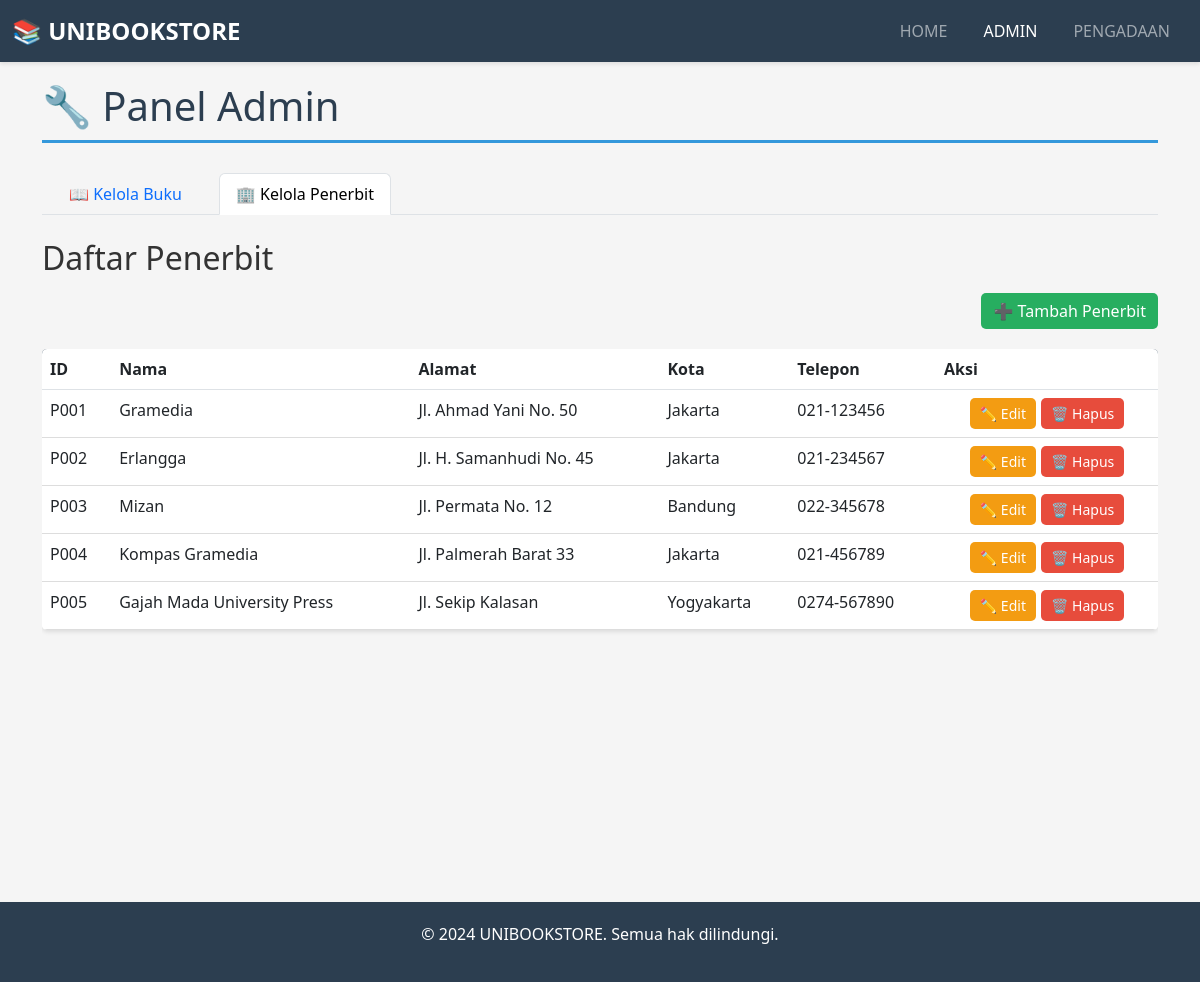
Before: /admin.php?tab=penerbit with the older database file.
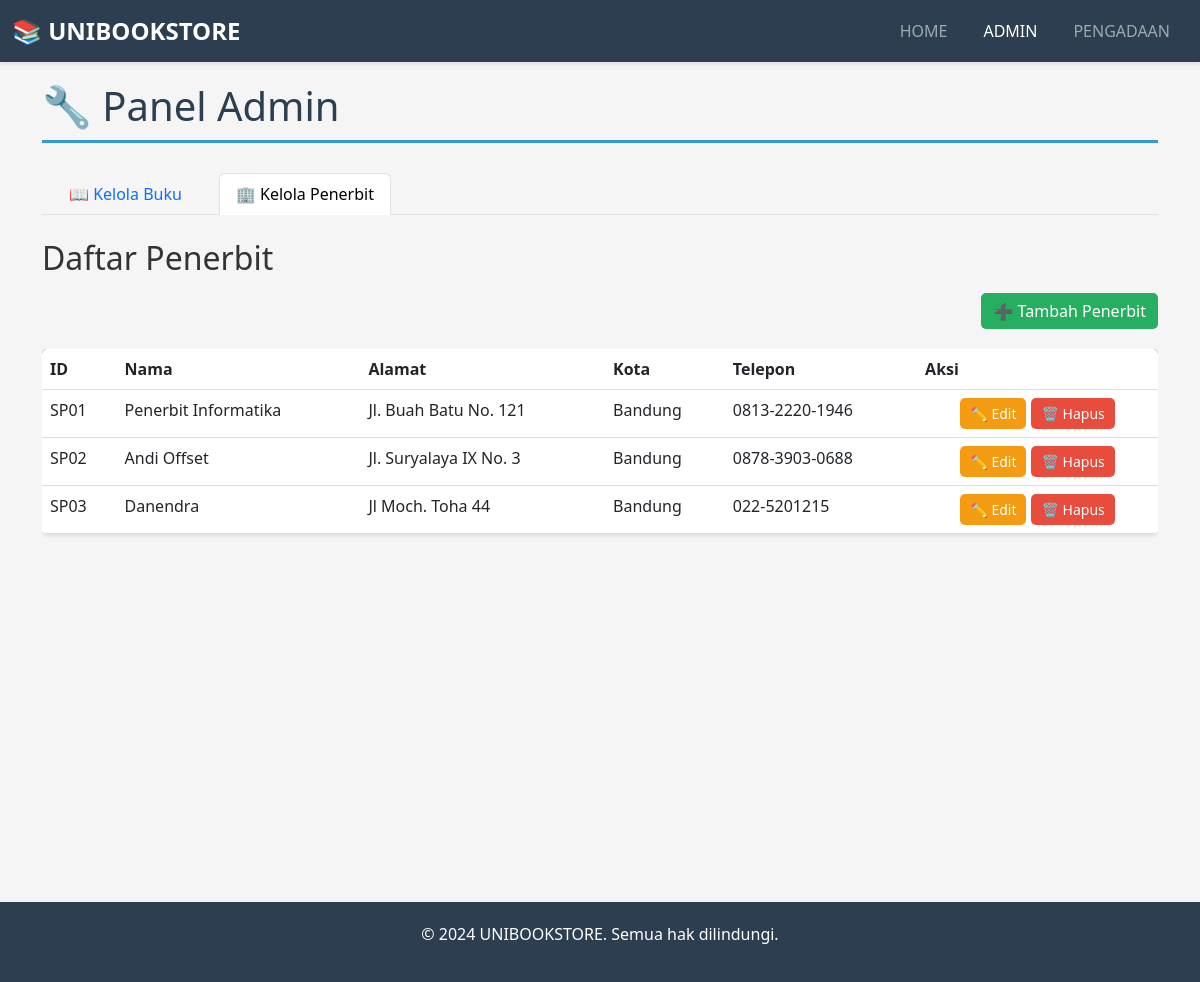
After: the same page with the newer database file.
### tables this page shows
CREATE TABLE IF NOT EXISTS `penerbit` (
  `id_penerbit` varchar(10) NOT NULL,
  `nama` varchar(100) NOT NULL,
  `alamat` text NOT NULL,
  `kota` varchar(50) NOT NULL,
  `telepon` varchar(15) NOT NULL,
  PRIMARY KEY (`id_penerbit`)
);

### admin.php (the view, shortened to what this page needs)
<?php
include 'config/koneksi.php';
$tab = isset($_GET['tab']) ? $_GET['tab'] : 'buku';
?>
<!DOCTYPE html>
<html lang="id">
<head>
    <link href="https://cdn.jsdelivr.net/npm/bootstrap@5.3.0/dist/css/bootstrap.min.css" rel="stylesheet">
    <link rel="stylesheet" href="assets/style.css">
</head>
<body>
    <nav class="navbar navbar-expand-lg navbar-dark">
        <div class="container-fluid">
            <a class="navbar-brand" href="index.php">📚 UNIBOOKSTORE</a>
            <div class="collapse navbar-collapse" id="navbarNav">
                <ul class="navbar-nav ms-auto">
                    <li class="nav-item">
                        <a class="nav-link" href="index.php">HOME</a>
                    </li>
                    <li class="nav-item">
                        <a class="nav-link active" href="admin.php">ADMIN</a>
                    </li>
                    <li class="nav-item">
                        <a class="nav-link" href="pengadaan.php">PENGADAAN</a>
                    </li>
                </ul>
            </div>
        </div>
    </nav>
    <div class="container container-main">
        <h1 class="page-title">🔧 Panel Admin</h1>
        <ul class="nav nav-tabs mb-4" role="tablist">
            <li class="nav-item">
                <a class="nav-link <?php echo ($tab == 'buku') ? 'active' : ''; ?>"
                   href="admin.php?tab=buku">
                   📖 Kelola Buku
                </a>
            </li>
            <li class="nav-item">
                <a class="nav-link <?php echo ($tab == 'penerbit') ? 'active' : ''; ?>"
                   href="admin.php?tab=penerbit">
                   🏢 Kelola Penerbit
                </a>
            </li>
        </ul>
        <?php if ($tab == 'buku'): ?>
            <div class="tab-pane active">
                <h2 class="mb-3">Daftar Buku</h2>
                <div class="add-button-section">
                    <button class="btn btn-success" data-bs-toggle="modal" data-bs-target="#modalTambahBuku">
                        ➕ Tambah Buku
                    </button>
                </div>
                <?php
                $query_buku = "SELECT b.id_buku, b.kategori, b.nama_buku, b.harga, b.stok, p.nama as nama_penerbit, b.id_penerbit
                              FROM buku b
                              JOIN penerbit p ON b.id_penerbit = p.id_penerbit
                              ORDER BY b.id_buku ASC";
                $result_buku = mysqli_query($koneksi, $query_buku);
                $total_buku = mysqli_num_rows($result_buku);
                ?>
                <?php if ($total_buku > 0): ?>
                    <div class="table-responsive">
                        <table class="table table-hover">
                            <thead>
                                <tr>
                                    <th>ID</th>
                                    <th>Kategori</th>
                                    <th>Nama Buku</th>
                                    <th>Harga</th>
                                    <th>Stok</th>
                                    <th>Penerbit</th>
                                    <th>Aksi</th>
                                </tr>
                            </thead>
                            <tbody>
                                <?php while ($row = mysqli_fetch_assoc($result_buku)): ?>
                                    <tr>
                                        <td><?php echo htmlspecialchars($row['id_buku']); ?></td>
                                        <td><?php echo htmlspecialchars($row['kategori']); ?></td>
                                        <td><?php echo htmlspecialchars($row['nama_buku']); ?></td>
                                        <td>Rp <?php echo number_format($row['harga'], 0, ',', '.'); ?></td>
                                        <td><?php echo $row['stok']; ?></td>
                                        <td><?php echo htmlspecialchars($row['nama_penerbit']); ?></td>
                                        <td>
                                            <div class="action-buttons">
                                                <button class="btn btn-warning btn-sm"
                                                    data-bs-toggle="modal"
                                                    data-bs-target="#modalEditBuku"
                                                    onclick="editBuku('<?php echo $row['id_buku']; ?>', '<?php echo addslashes($row['kategori']); ?>', '<?php echo addslashes($row['nama_buku']); ?>', '<?php echo $row['harga']; ?>', '<?php echo $row['stok']; ?>', '<?php echo $row['id_penerbit']; ?>')">
                                                    ✏️ Edit
                                                </button>
                                                <a href="proses_buku.php?action=delete&id=<?php echo $row['id_buku']; ?>"
                                                   class="btn btn-danger btn-sm"
                                                   onclick="return confirm('Yakin ingin menghapus buku ini?')">
                                                    🗑️ Hapus
                                                </a>
                                            </div>
                                        </td>
                                    </tr>
                                <?php endwhile; ?>
                            </tbody>
                        </table>
                    </div>
                <?php else: ?>
                    <div class="alert alert-info">Belum ada data buku.</div>
                <?php endif; ?>
            </div>
        <?php elseif ($tab == 'penerbit'): ?>
            <div class="tab-pane active">
                <h2 class="mb-3">Daftar Penerbit</h2>
                <div class="add-button-section">
                    <button class="btn btn-success" data-bs-toggle="modal" data-bs-target="#modalTambahPenerbit">
                        ➕ Tambah Penerbit
                    </button>
                </div>
                <?php
                $query_penerbit = "SELECT * FROM penerbit ORDER BY id_penerbit ASC";
                $result_penerbit = mysqli_query($koneksi, $query_penerbit);
                $total_penerbit = mysqli_num_rows($result_penerbit);
                ?>
                <?php if ($total_penerbit > 0): ?>
                    <div class="table-responsive">
                        <table class="table table-hover">
                            <thead>
                                <tr>
                                    <th>ID</th>
                                    <th>Nama</th>
                                    <th>Alamat</th>
                                    <th>Kota</th>
                                    <th>Telepon</th>
                                    <th>Aksi</th>
                                </tr>
                            </thead>
                            <tbody>
                                <?php while ($row = mysqli_fetch_assoc($result_penerbit)): ?>
                                    <tr>
                                        <td><?php echo htmlspecialchars($row['id_penerbit']); ?></td>
                                        <td><?php echo htmlspecialchars($row['nama']); ?></td>
                                        <td><?php echo htmlspecialchars($row['alamat']); ?></td>
                                        <td><?php echo htmlspecialchars($row['kota']); ?></td>
                                        <td><?php echo htmlspecialchars($row['telepon']); ?></td>
                                        <td>
                                            <div class="action-buttons">
                                                <button class="btn btn-warning btn-sm"
                                                    data-bs-toggle="modal"
                                                    data-bs-target="#modalEditPenerbit"
                                                    onclick="editPenerbit('<?php echo $row['id_penerbit']; ?>', '<?php echo addslashes($row['nama']); ?>', '<?php echo addslashes($row['alamat']); ?>', '<?php echo addslashes($row['kota']); ?>', '<?php echo addslashes($row['telepon']); ?>')">
                                                    ✏️ Edit
                                                </button>
                                                <a href="proses_penerbit.php?action=delete&id=<?php echo $row['id_penerbit']; ?>"
                                                   class="btn btn-danger btn-sm"
                                                   onclick="return confirm('Yakin ingin menghapus penerbit ini?')">
                                                    🗑️ Hapus
                                                </a>
                                            </div>
                                        </td>
                                    </tr>
                                <?php endwhile; ?>
                            </tbody>
                        </table>
                    </div>
                <?php else: ?>
                    <div class="alert alert-info">Belum ada data penerbit.</div>
                <?php endif; ?>
            </div>
        <?php endif; ?>
    </div>
    <footer>
        <p>&copy; 2024 UNIBOOKSTORE. Semua hak dilindungi.</p>
    </footer>
</body>
</html>

### assets/style.css (style rules this page uses)
* { margin: 0; padding: 0; box-sizing: border-box; }
body { font-family: 'Segoe UI', Tahoma, Geneva, Verdana, sans-serif; background-color: #f5f5f5; color: #333; }
.navbar { box-shadow: 0 2px 4px rgba(0,0,0,0.1); background-color: #2c3e50 !important; }
.navbar-brand { font-weight: bold; font-size: 1.5rem; color: #fff !important; }
.nav-link { margin: 0 10px; transition: color 0.3s; }
.container-main { min-height: 100vh; padding-top: 20px; padding-bottom: 40px; }
.page-title { color: #2c3e50; margin-bottom: 30px; border-bottom: 3px solid #3498db; padding-bottom: 10px; }
.table { background-color: white; border-radius: 5px; overflow: hidden; box-shadow: 0 2px 4px rgba(0,0,0,0.1); }
.table thead { background-color: #34495e; color: white; }
.table tbody tr { border-bottom: 1px solid #ddd; }
.btn { border-radius: 5px; font-weight: 500; transition: all 0.3s; }
.btn-success { background-color: #27ae60; border: none; color: white; }
.btn-warning { background-color: #f39c12; border: none; color: white; }
.btn-danger { background-color: #e74c3c; border: none; color: white; }
.btn-sm { padding: 5px 10px; font-size: 0.875rem; }
.action-buttons { display: flex; gap: 5px; justify-content: center; }
.add-button-section { margin-bottom: 20px; text-align: right; }
footer { background-color: #2c3e50; color: white; text-align: center; padding: 20px; margin-top: 40px; }

Changed rows visible on the page:
removed penerbit: id_penerbit "P001", nama "Gramedia", alamat "Jl. Ahmad Yani No. 50", kota "Jakarta", telepon "021-123456"
removed penerbit: id_penerbit "P002", nama "Erlangga", alamat "Jl. H. Samanhudi No. 45", kota "Jakarta", telepon "021-234567"
removed penerbit: id_penerbit "P003", nama "Mizan", alamat "Jl. Permata No. 12", kota "Bandung", telepon "022-345678"
removed penerbit: id_penerbit "P004", nama "Kompas Gramedia", alamat "Jl. Palmerah Barat 33", kota "Jakarta", telepon "021-456789"
removed penerbit: id_penerbit "P005", nama "Gajah Mada University Press", alamat "Jl. Sekip Kalasan", kota "Yogyakarta", telepon "0274-567890"
added penerbit: id_penerbit "SP01", nama "Penerbit Informatika", alamat "Jl. Buah Batu No. 121", kota "Bandung", telepon "0813-2220-1946"
added penerbit: id_penerbit "SP02", nama "Andi Offset", alamat "Jl. Suryalaya IX No. 3", kota "Bandung", telepon "0878-3903-0688"
added penerbit: id_penerbit "SP03", nama "Danendra", alamat "Jl Moch. Toha 44", kota "Bandung", telepon "022-5201215"
